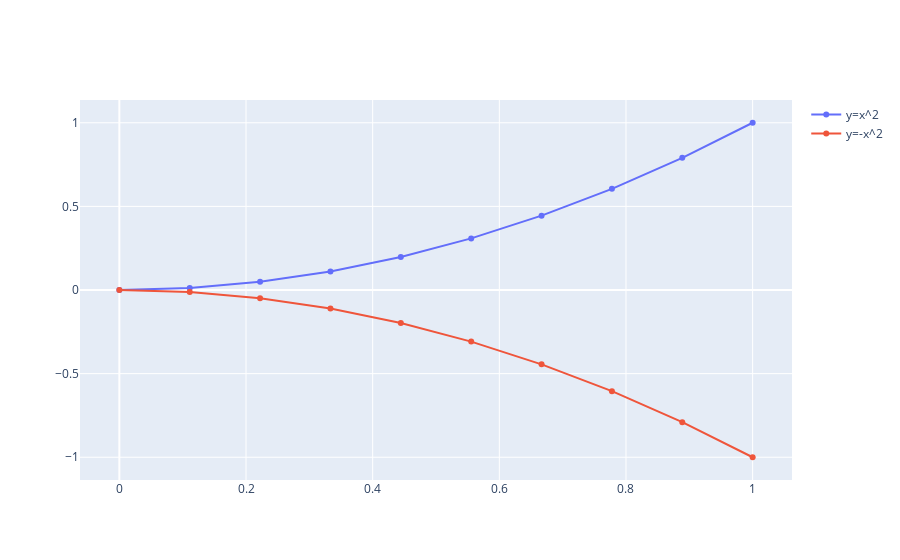
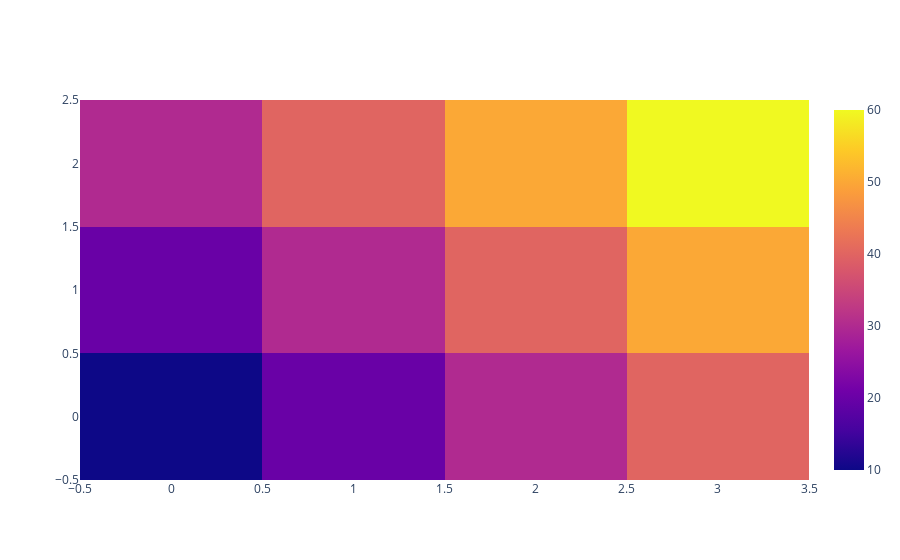

Write notebook code for charts like these, in order.
### Markdown cell above
**BONUS**. An alternative plotting library: plotly

### Code cell
#install plotly with: pip install plotly
#you can run this shell command directly from Jupyter, by prefixing it with !
!pip install plotly

from plotly.offline import download_plotlyjs, init_notebook_mode, plot, iplot
import plotly.graph_objs as go
import numpy as np

init_notebook_mode(connected=True)

# example scatterplot

x = np.linspace(0, 1, 10)
y = x * x

iplot([go.Scatter(x=x, y=y, name="y=x^2"), go.Scatter(x=x, y=-y, name="y=-x^2")])

# example heatmap

iplot([go.Heatmap(z=[[10, 20, 30, 40,100],
                      [20, 30, 40, 50],
                      [30, 40, 50, 60]])])

### Figure 1 — Plotly figure (JSON) as saved in the notebook; plotly's stock layout.template omitted (floating-point values rounded to 4 significant figures)
{"data": [{"name": "y=x^2", "type": "scatter", "x": [0, 0.1111, 0.2222, 0.3333, 0.4444, 0.5556, 0.6667, 0.7778, 0.8889, 1], "y": [0, 0.01235, 0.04938, 0.1111, 0.1975, 0.3086, 0.4444, 0.6049, 0.7901, 1]}, {"name": "y=-x^2", "type": "scatter", "x": [0, 0.1111, 0.2222, 0.3333, 0.4444, 0.5556, 0.6667, 0.7778, 0.8889, 1], "y": [0, -0.01235, -0.04938, -0.1111, -0.1975, -0.3086, -0.4444, -0.6049, -0.7901, -1]}], "layout": {}}

### Figure 2 — Plotly figure (JSON) as saved in the notebook; plotly's stock layout.template omitted (floating-point values rounded to 4 significant figures)
{"data": [{"type": "heatmap", "z": [[10, 20, 30, 40], [20, 30, 40, 50], [30, 40, 50, 60]]}], "layout": {}}
